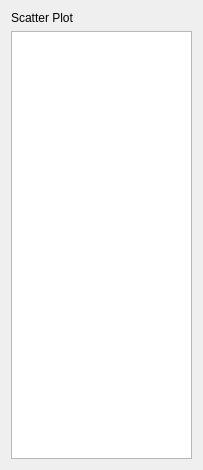
<?xml version="1.0" encoding="UTF-8"?>
<ui version="4.0">
 <class>QxrdScatterPlotGraphControls</class>
 <widget class="QWidget" name="QxrdScatterPlotGraphControls">
  <property name="geometry">
   <rect>
    <x>0</x>
    <y>0</y>
    <width>203</width>
    <height>470</height>
   </rect>
  </property>
  <property name="windowTitle">
   <string>Form</string>
  </property>
  <layout class="QGridLayout" name="gridLayout">
   <item row="0" column="0">
    <widget class="QLabel" name="label">
     <property name="text">
      <string>Scatter Plot</string>
     </property>
    </widget>
   </item>
   <item row="1" column="0">
    <widget class="QTableView" name="m_ScatterColumns"/>
   </item>
  </layout>
 </widget>
 <resources/>
 <connections/>
</ui>
